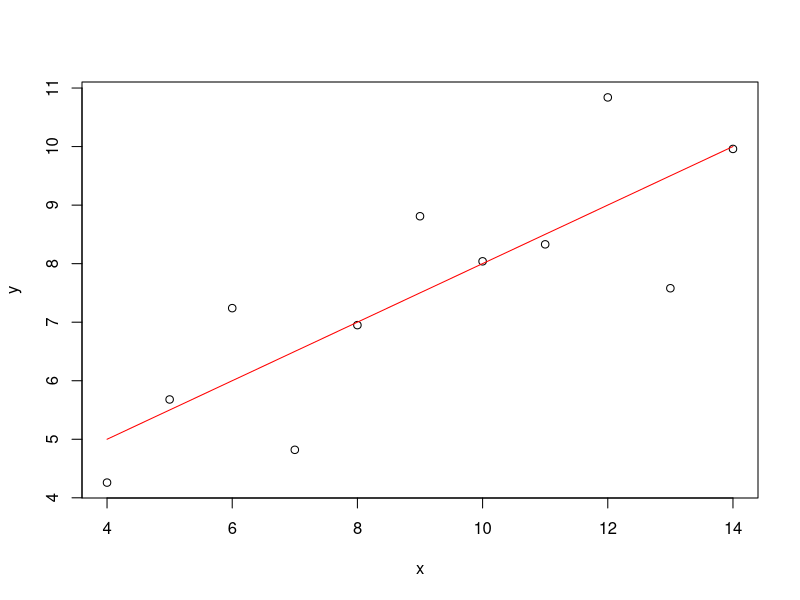

Write R code to recreate this figure.
#---------------------------------------#
#--- Regression Goodness of Fit in R ---#
#---------------------------------------#


#When importing data, it is best to use .csv format
#Here, I typed in the y-values directly using the Concatonate function c
y = c(4.26, 5.68, 7.24, 4.82, 6.95, 8.81, 8.04, 8.33, 10.84, 7.58, 9.96)
#the x-values are evenly spaced from 4 to 14
x = 4:14 #the column gives an array of all integers from 4 to 14
x = seq(4,14,1)  #you can use the sequence function to do the same thing

#Step 1:  plot the data
plot(y ~ x)

#Step 2:  OLS using the lm function
model = lm(y ~ x)
summary(model)
?summary.lm
myR2 = summary(model)$r.squared

# Add the regression line to the data plot
lines(x, predict(model), col = "red")

#-----------------------------------------------------------------------
# Perform an overall F-test for the regression 
# (automiatically done in summary.lm)

myF = summary(model)$fstatistic[1]
# fstatistic[2] = numerator degress of freedom
# fstatistic[3] = denominator degress of freedom

# for a two-parameter model, F = t(slope)^2
myTsquare = (summary(model)$coefficients[2,3])^2
# coefficients = p x 4 matrix with columns for the estimated coefficient, its standard error, t-statistic and corresponding (two-sided) p-value

#-----------------------------------------------------------------------
#Perform a chi-square test for the model

# standard error of the residuals 
mySEres = summary(model)$sigma
?summary.lm

myDF = summary(model)$df[2]  # degrees of freedom of the residuals
# df[1] = number of non-aliased parameters
# df[2] = residual degress of freedom, n - p
# df[3] = number of parameters, p

# suppose we know the measurement error for y:
sigma_ME = 0.8

# test the chi-square
myChisquare = myDF*(mySEres^2/sigma_ME^2)

pvalue = 1-pchisq(myChisquare,df = myDF)  # right tailed probability
